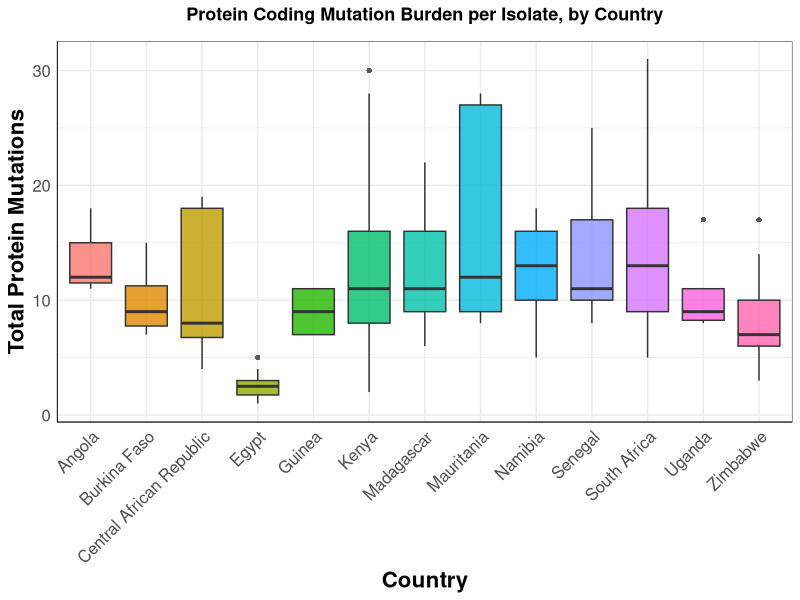
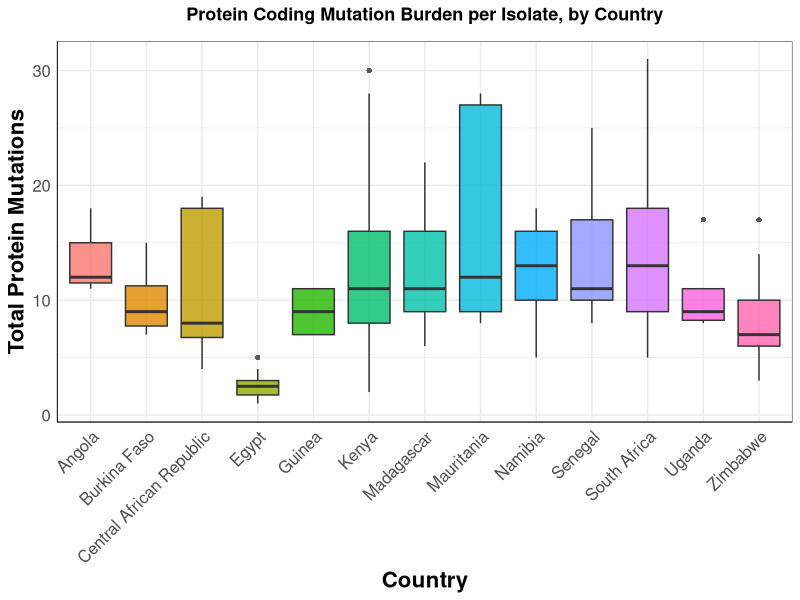

Write R code to recreate these figures, in order.
## Figure 2: Distribution of protein-coding mutations per isolate across countries

# Set the working directory
setwd("~/Desktop/Manuscripts/Data/R-Work/") # Adjust accordingly

# Load the libraries
library(readr)
library(dplyr)
library(ggplot2)
library(stringr)

# Read CSVs
L_NH <- read_csv("L-NH-Africa.csv") %>% mutate(Host = "Non-human")
M_NH <- read_csv("M-NH-Africa.csv") %>% mutate(Host = "Non-human")
S_H  <- read_csv("S_H.csv")         %>% mutate(Host = "Human")
S_NH <- read_csv("S_NH.csv")        %>% mutate(Host = "Non-human")
L_H  <- read_csv("L-H-Africa.csv")  %>% mutate(Host = "Human")
M_H  <- read_csv("M-H-Africa.csv")  %>% mutate(Host = "Human")

# Combine & clean (assumes L_H, L_NH, M_H, M_NH, S_H, S_NH)
mutation_data <- bind_rows(L_H, L_NH, M_H, M_NH, S_H, S_NH) %>%
  mutate(
    Country = str_trim(Country),
    Host    = str_trim(Host),
    Segment = str_to_upper(str_trim(Segment)),
    `Total Protein Mutations` = suppressWarnings(as.numeric(`Total Protein Mutations`))
  ) %>%
  filter(!is.na(`Total Protein Mutations`), !is.na(Country))

# Save/Load
write_csv(mutation_data, "Combined-Mutation.csv")

## Box-plot:
# Boxplot by Country (y-axis starts at 0, countries alphabetical)

p_box <- ggplot(
  mutation_data,
  aes(
    x = factor(Country, levels = sort(unique(Country))),  # <- alphabetical order
    y = `Total Protein Mutations`,
    fill = Country
  )
) +
  geom_boxplot(outlier.shape = 16, outlier.size = 1.5, alpha = 0.8) +
  labs(
    title = "Protein Coding Mutation Burden per Isolate, by Country",
    x = "Country",
    y = "Total Protein Mutations"
  ) +
  theme_minimal() +
  theme(
    plot.title  = element_text(hjust = 0.5, face = "bold", size = 13, margin = margin(b = 12)),
    axis.title  = element_text(face = "bold", size = 16),
    axis.text.x = element_text(angle = 45, hjust = 1, size = 12, face = "plain"),  # alphabet labels
    axis.text.y = element_text(size = 12),
    legend.position = "none",
    panel.border = element_rect(color = "black", fill = NA, linewidth = 0.3),
    axis.line = element_line(color = "black", linewidth = 0.3)
  ) +
  coord_cartesian(ylim = c(0, NA)) +
  scale_y_continuous(expand = expansion(mult = c(0.02, 0.05)))

print(p_box)
ggsave("Boxplot_Mutation_By_Country.pdf", p_box, width = 10, height = 6, dpi = 300)
